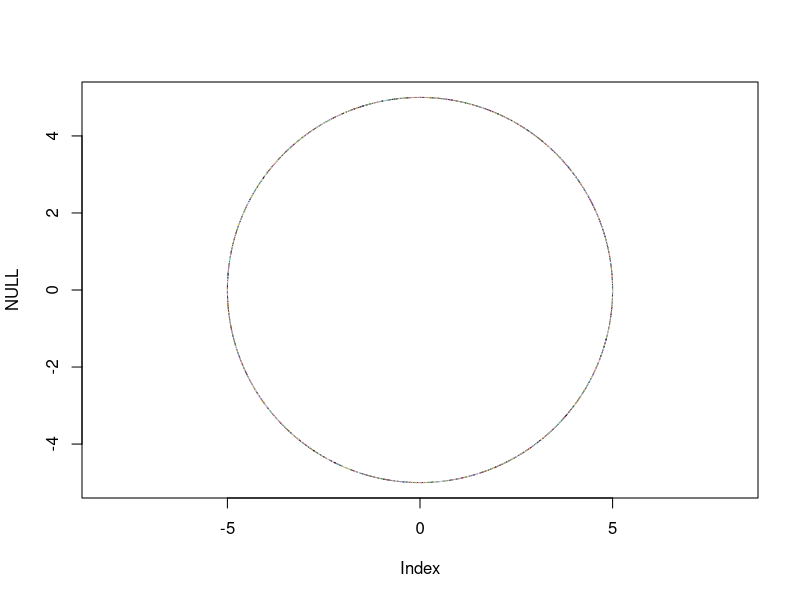
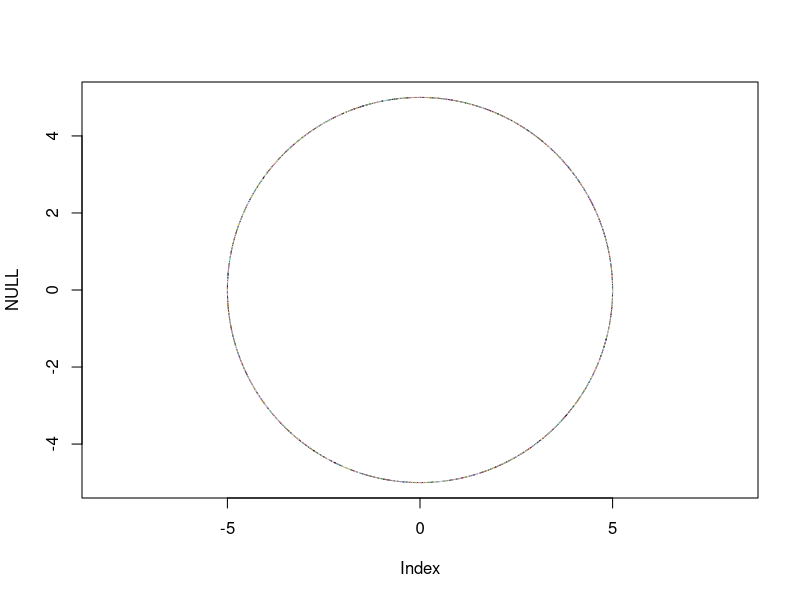
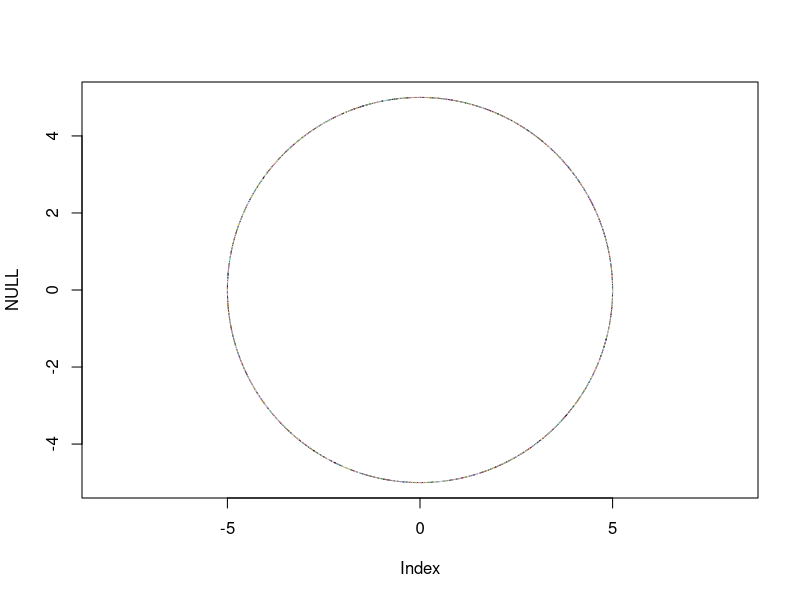
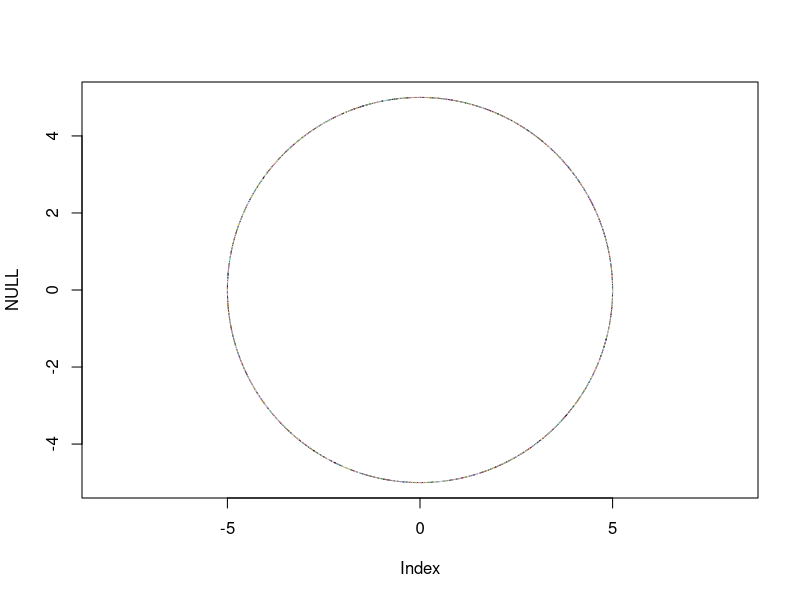
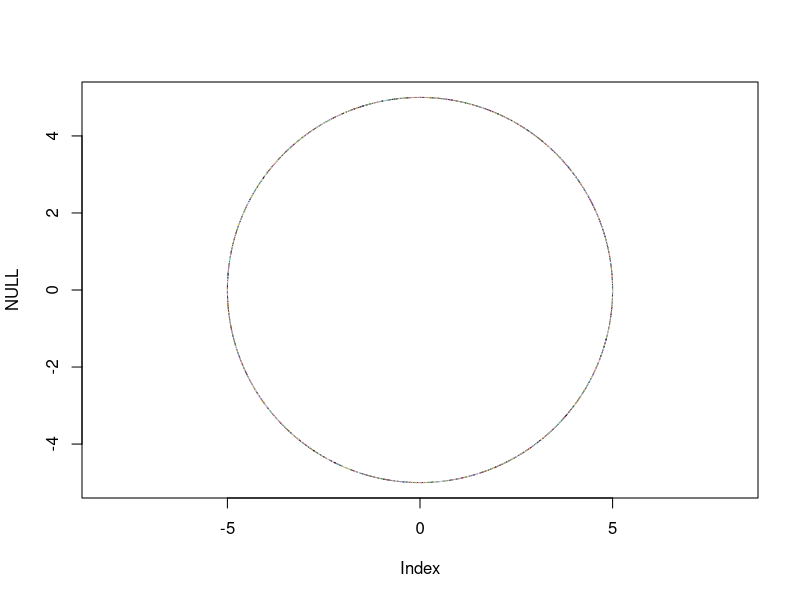
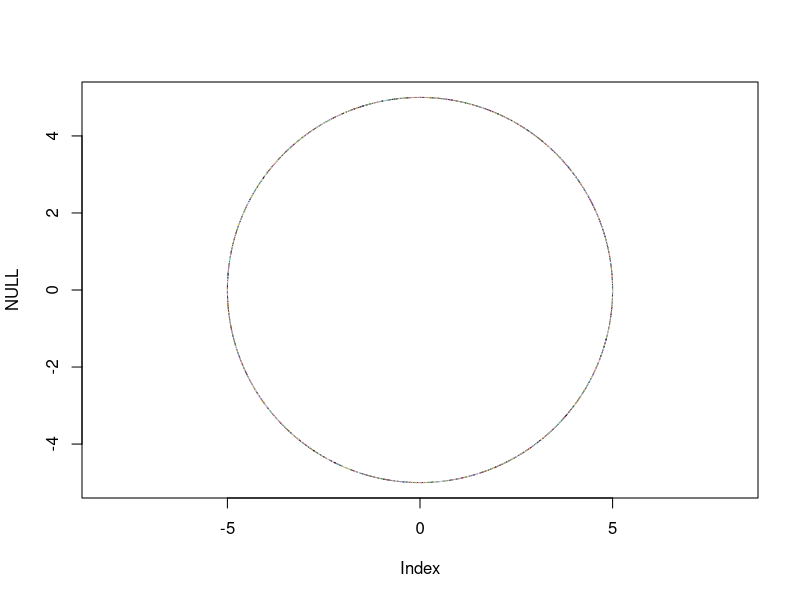
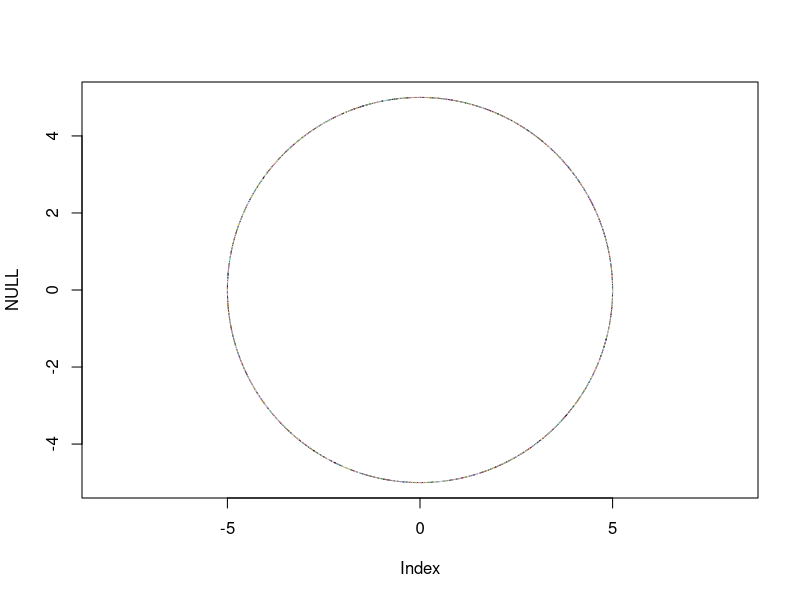
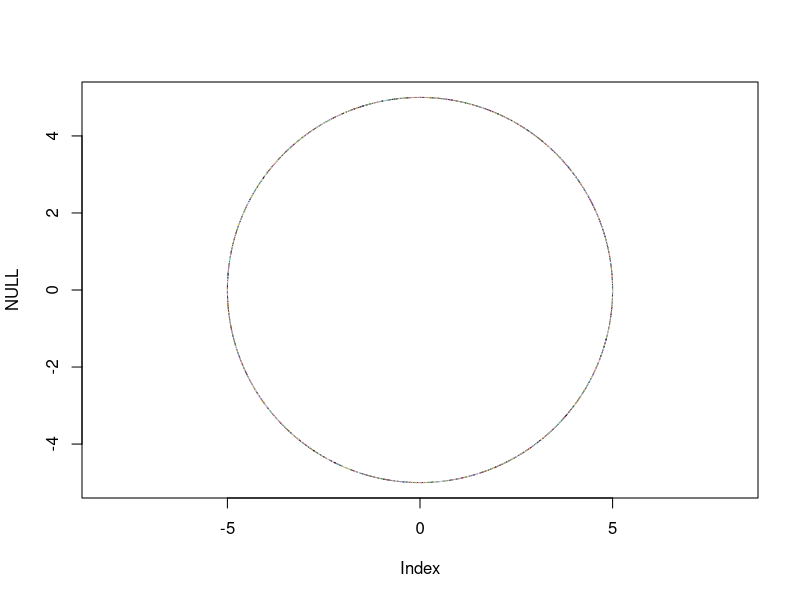

R code for these plots, in order:
## ---- chunk 1
knitr::opts_chunk$set(echo = TRUE)
library(bench)
GAP <- 1
## ---- chunk 2
hist <- data.frame(angle = seq(0, 360, 0.1))
hist$x <- 5 * cos(hist$angle / 180 * pi )
hist$y <- 5 * sin(hist$angle / 180 * pi )
hist$color <- sample(colors(), size = nrow(hist), replace = TRUE)
hist$color[sample(1:50, 1)] <- "red"

head(hist)
## ---- chunk 3
new_pos <- function(x, y, hist) {
  new_x <- hist$x[[length(hist$x)]] + 2/3 * cos(hist$angle[nrow(hist)] * (pi / 180))
  new_y <- hist$y[[length(hist$y)]] + 2/3 * sin(hist$angle[nrow(hist)] * (pi / 180))
  return(c(new_x, new_y))
}

new_pos(10, 3, hist)
## ---- chunk 4
new_pos_fast <- function(x, y, hist) {
  pos <- nrow(hist)
  rad <- hist$angle[pos] * (pi / 180)
  step <- 2/3
  new_x <- hist$x[pos] + step * cos(rad)
  new_y <- hist$y[pos] + step * sin(rad)
  return(c(new_x, new_y))
}
## ---- chunk 5
bench::mark(
  slow = new_pos(10, 3, hist),
  fast = new_pos_fast(10, 3, hist)
)
## ---- chunk 6
find_first_red <- function(hist) {
 
  i <- 1
  res <- c() 
  
  while (i <= nrow(hist)) {
    if (hist$color[i] == "red") {
      res <- c(res, i)
    }
    i <- i + 1
  }
  return(max(min(res),0))
}

find_first_red(hist)
## ---- chunk 7
find_first_red_fast <- function(hist) {
  
  i <- 1
  
  while (i <= nrow(hist)) {
    if (hist$color[i] == "red") {
      return(i)
    }
    i <- i + 1
  }
  return(0)
}

## ---- chunk 8
bench::mark(
  slow = find_first_red(hist),
  fast = find_first_red_fast(hist)
)
## ---- chunk 9
replot_hist <- function(hist) {

  plot(NULL,xlim = range(hist$x), ylim = range(hist$y), asp = 1)
  
  for (i in 2:nrow(hist)) {
    segments(x0 = hist$x[i - 1], 
             y0 = hist$y[i - 1],
             x1 = hist$x[i], 
             y1 = hist$y[i],
             col = hist$color[i])
  }
}
replot_hist(hist)
## ---- chunk 10
replot_hist_fast <- function(hist) {
  pos <- nrow(hist)

  plot(NULL,xlim = range(hist$x), ylim = range(hist$y), asp = 1)
  
  segments(x0 = hist$x[-pos], 
           y0 = hist$y[-pos],
           x1 = hist$x[-1], 
           y1 = hist$y[-1],
           col = hist$color[-1])
}
## ---- chunk 11
bench::mark(
  slow = replot_hist(hist),
  fast = replot_hist_fast(hist)
)
## ---- chunk 12
add_line <- function(x, y , hist) {

  last_angle <- hist$angle[length(hist$angle)]
  last_color <- hist$color[length(hist$color)]

  new_row <- data.frame(
    angle = last_angle,
    x = x,
    y = y,
    color = last_color
  )
  
  hist <- rbind(hist, new_row)
  hist
}

tail(add_line(3,10,hist))
## ---- chunk 13
add_line_fast <- function(x, y , hist) {
  pos <- nrow(hist)
  
  hist[pos + 1, ] <- list(
    angle = hist$angle[pos],
    x = x,
    y = y,
    color = hist$color[pos]
  )
  hist
}
## ---- chunk 14
bench::mark(
  slow = add_line(3, 10, hist),
  fast = add_line_fast(3, 10, hist)
)
